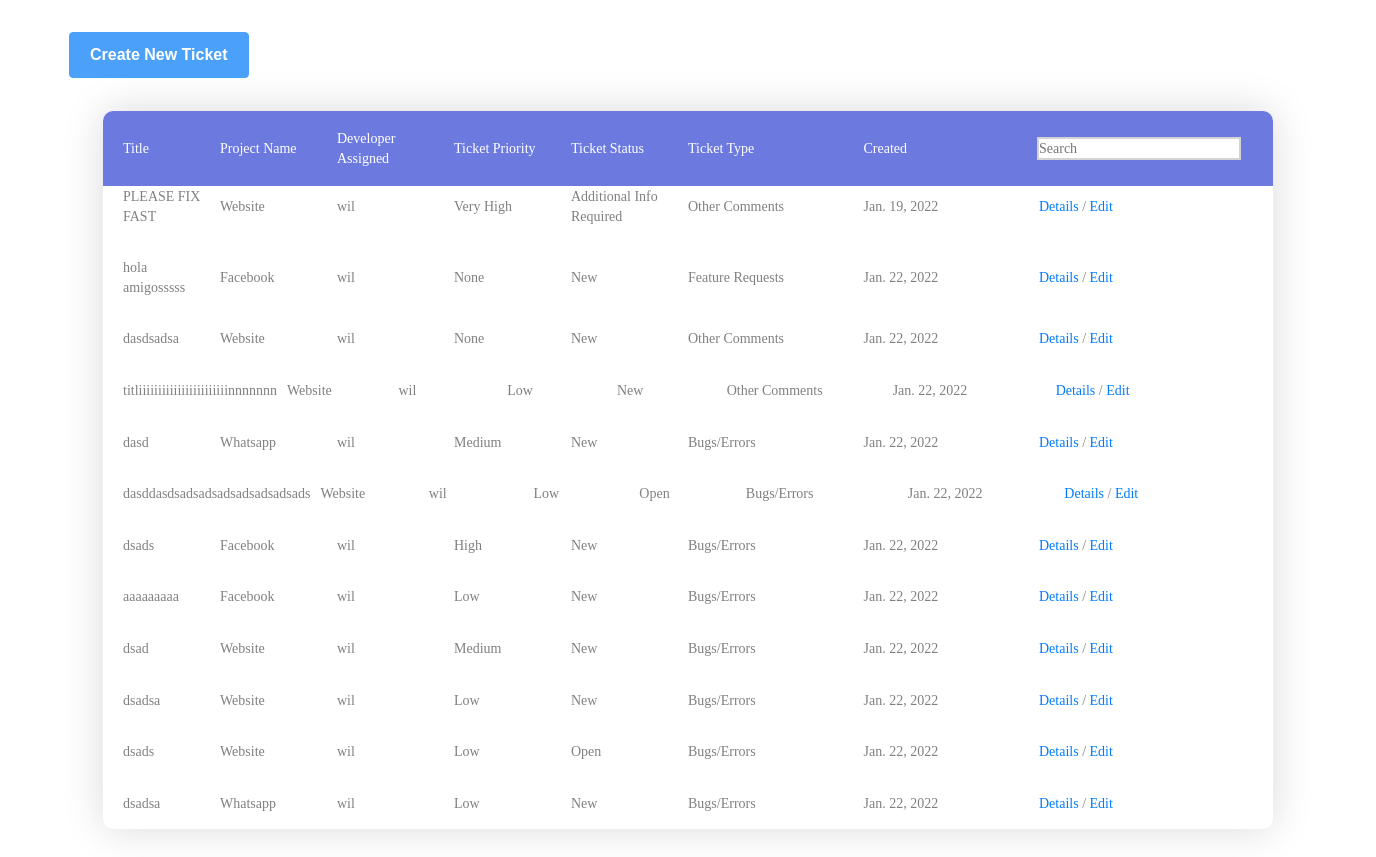
The page /my-tickets/ on the database as committed earlier.
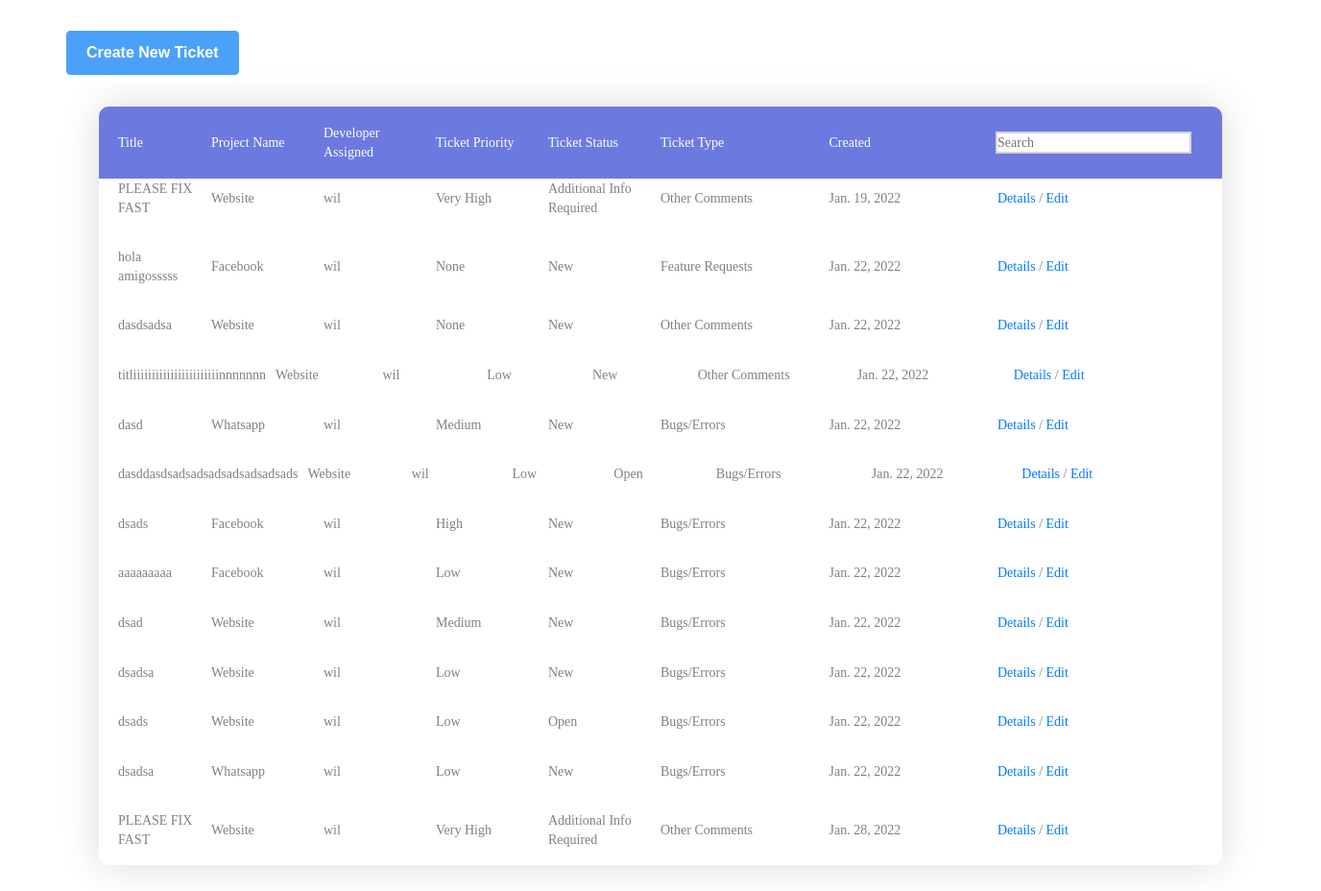
The same page on the database as committed later.
### experimenting/models.py (models this page shows, shortened)
class Ticket(models.Model):
    priority_level_choices = [
        ("N", "None"),
        ("L", "Low"),
        ("M", "Medium"),
        ("H", "High"),
        ("VH", "Very High"),
    ]
    status_choices = [
        ("NW", "New"),
        ("OP", "Open"),
        ("IP", "In Progress"),
        ("RS", "Resolved"),
        ("AIR", "Additional Info Required"),
    ]
    ticket_type_choices = [
        ("BG", "Bugs/Errors"),
        ("FR", "Feature Requests"),
        ("OC", "Other Comments"),
        ("TDR", "Training / Document Requests"),
    ]
    submitter = models.ForeignKey(User, on_delete=models.RESTRICT, related_name="submitter", default=1)
    modified_by = models.ForeignKey(User, on_delete=models.RESTRICT, default=1)
    assigned_developer = models.ForeignKey(User, on_delete=models.RESTRICT, related_name="assigned_developer", default=1)
    project = models.ForeignKey(Project, on_delete=models.CASCADE)
    title = models.CharField(max_length=50)
    description = models.CharField(max_length=254)
    priority_level = models.CharField(max_length=20, choices=priority_level_choices)
    status = models.CharField(max_length=20, choices=status_choices)
    ticket_type = models.CharField(max_length=20, choices=ticket_type_choices)
    created = models.DateField(auto_now_add=True)
    updated = models.DateField(auto_now=True)

class Project(models.Model):
    assigned_personnel = models.ManyToManyField(User)
    name = models.CharField(max_length=50)
    description = models.CharField(max_length=254)

### experimenting/views.py (the view, shortened to what this page needs)
# urls.py: path("my-tickets/", views.ticketsListView, name="tickets_list"),
def ticketsListView(request):
    search = request.POST.get("search")
    if search:
        page_obj = get_list_or_404(Ticket, title__icontains=search)
    else:
        page_obj = Ticket.objects.all()
    context = {"page_obj": page_obj}
    return render(request, "admin/tickets/tickets_list.html", context)

### templates/admin/tickets/tickets_list.html (shortened to what this page needs)
{% load static %}
<!DOCTYPE html>
<html lang="en">
<head>
	<link rel="stylesheet" type="text/css" href="{% static 'CRUD_tables/vendor/bootstrap/css/bootstrap.min.css' %}">
	<link rel="stylesheet" type="text/css" href="{% static 'CRUD_tables/fonts/font-awesome-4.7.0/css/font-awesome.min.css' %}">
	<link rel="stylesheet" type="text/css" href="{% static 'CRUD_tables/vendor/animate/animate.css' %}">
	<link rel="stylesheet" type="text/css" href="{% static 'CRUD_tables/vendor/select2/select2.min.css' %}">
	<link rel="stylesheet" type="text/css" href="{% static 'CRUD_tables/vendor/perfect-scrollbar/perfect-scrollbar.css' %}">
	<link rel="stylesheet" type="text/css" href="{% static 'CRUD_tables/css/util.css' %}">
	<link rel="stylesheet" type="text/css" href="{% static 'CRUD_tables/css/main.css' %}">
</head>
<body>
	<div class="limiter">
		<div class="container-button">
			<a href="" class="btn mb-2 mb-md-0 btn-primary btn-round">
				Create New Ticket
			</a>
		</div>
		<div class="container-table100">
			<div class="wrap-table100">
				<div class="table100 ver1 m-b-110">
					<div class="table100-head">
						<table>
							<thead>
								<tr class="row100 head">
									<th class="cell100 column1">Title</th>
									<th class="cell100 column2">Project Name</th>
                                    <th class="cell100 column3">Developer Assigned</th>
                                    <th class="cell100 column4">Ticket Priority</th>
                                    <th class="cell100 column5">Ticket Status</th>
                                    <th class="cell100 column6">Ticket Type</th>
                                    <th class="cell100 column7">Created</th>
									<th class="cell100 column8">
										<form class="projects-list-form" id="projects-list-form" name="projects-list-form" method="POST">
											<input type="text" class="search-input" name="search" id="search_input" onkeyup="searchProject()" placeholder="Search">
										</form>
									</th>
								</tr>
							</thead>
						</table>
					</div>
					<div id="replaceable-table">
						{% include 'admin/tickets/tickets_list_logic.html' %}
					</div>
				</div>
			</div>
		</div>
	</div>
</body>
</html>

### templates/admin/tickets/tickets_list_logic.html
				{% if page_obj %}
				{% for ticket in page_obj %}
					<div class="table100-body js-pscroll">
						<table>
							<tbody>
								<tr class="row100 body">
									<td class="cell100 column1">{{ ticket.title }}</td>
									<td class="cell100 column2">{{ ticket.project.name }}</td>
                                    <td class="cell300 column3">{{ ticket.assigned_developer.username}}</td>
                                    <td class="cell300 column4">{{ ticket.get_priority_level_display }}</td>
                                    <td class="cell300 column5">{{ ticket.get_status_display }}</td>
                                    <td class="cell300 column6">{{ ticket.get_ticket_type_display }}</td>
                                    <td class="cell300 column7">{{ ticket.created }}</td>
									<td class="cell300 column8">
										<a href="{% url 'tickets_detail' ticket.id %}">Details</a> /
										<a href="{% url 'tickets_update' ticket.id %}">Edit</a>
									</td>
								</tr>
							</tbody>
						</table>
					</div>
				{% endfor %}
				{% else %}
					<h3>There are no projects. Please create a new one.</h3>
				{% endif %}

Rows that differ between the two databases and show on the page:
added Ticket: title "PLEASE FIX FAST", project.name "Website", assigned_developer.username "wil", priority_level "Very High", status "Additional Info Required", ticket_type "Other Comments", created "Jan. 28, 2022"
